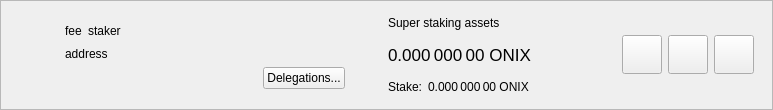
<?xml version="1.0" encoding="UTF-8"?>
<ui version="4.0">
 <class>SuperStakerItemWidget</class>
 <widget class="QWidget" name="SuperStakerItemWidget">
  <property name="geometry">
   <rect>
    <x>0</x>
    <y>0</y>
    <width>773</width>
    <height>110</height>
   </rect>
  </property>
  <property name="sizePolicy">
   <sizepolicy hsizetype="Preferred" vsizetype="Maximum">
    <horstretch>0</horstretch>
    <verstretch>0</verstretch>
   </sizepolicy>
  </property>
  <property name="windowTitle">
   <string>Form</string>
  </property>
  <layout class="QVBoxLayout" name="verticalLayout_2">
   <property name="spacing">
    <number>0</number>
   </property>
   <property name="leftMargin">
    <number>0</number>
   </property>
   <property name="topMargin">
    <number>0</number>
   </property>
   <property name="rightMargin">
    <number>0</number>
   </property>
   <property name="bottomMargin">
    <number>0</number>
   </property>
   <item>
    <widget class="QFrame" name="superStakerItemFrame">
     <property name="frameShape">
      <enum>QFrame::StyledPanel</enum>
     </property>
     <property name="frameShadow">
      <enum>QFrame::Raised</enum>
     </property>
     <layout class="QHBoxLayout" name="horizontalLayout">
      <property name="topMargin">
       <number>0</number>
      </property>
      <property name="bottomMargin">
       <number>0</number>
      </property>
      <item>
       <widget class="QLabel" name="superStakerLogo">
        <property name="sizePolicy">
         <sizepolicy hsizetype="Fixed" vsizetype="Fixed">
          <horstretch>0</horstretch>
          <verstretch>0</verstretch>
         </sizepolicy>
        </property>
        <property name="minimumSize">
         <size>
          <width>40</width>
          <height>40</height>
         </size>
        </property>
        <property name="alignment">
         <set>Qt::AlignCenter</set>
        </property>
       </widget>
      </item>
      <item>
       <widget class="QStackedWidget" name="stackedWidget">
        <property name="currentIndex">
         <number>0</number>
        </property>
        <widget class="QWidget" name="page">
         <layout class="QHBoxLayout" name="horizontalLayout_4">
          <item>
           <layout class="QHBoxLayout" name="horizontalLayout_3">
            <item>
             <layout class="QVBoxLayout" name="verticalLayout">
              <property name="rightMargin">
               <number>15</number>
              </property>
              <item>
               <spacer name="verticalSpacer_2">
                <property name="orientation">
                 <enum>Qt::Vertical</enum>
                </property>
                <property name="sizeHint" stdset="0">
                 <size>
                  <width>20</width>
                  <height>0</height>
                 </size>
                </property>
               </spacer>
              </item>
              <item alignment="Qt::AlignLeft">
               <widget class="QWidget" name="widgetSuperStaker" native="true">
                <property name="minimumSize">
                 <size>
                  <width>280</width>
                  <height>0</height>
                 </size>
                </property>
                <layout class="QHBoxLayout" name="horizontalLayout_2" stretch="0,0,1">
                 <property name="leftMargin">
                  <number>0</number>
                 </property>
                 <property name="topMargin">
                  <number>0</number>
                 </property>
                 <property name="rightMargin">
                  <number>0</number>
                 </property>
                 <property name="bottomMargin">
                  <number>0</number>
                 </property>
                 <item alignment="Qt::AlignLeft">
                  <widget class="QLabel" name="labelFee">
                   <property name="text">
                    <string>fee</string>
                   </property>
                   <property name="textInteractionFlags">
                    <set>Qt::LinksAccessibleByMouse|Qt::TextSelectableByMouse</set>
                   </property>
                  </widget>
                 </item>
                 <item alignment="Qt::AlignLeft">
                  <widget class="QLabel" name="labelStaker">
                   <property name="text">
                    <string>staker</string>
                   </property>
                   <property name="textInteractionFlags">
                    <set>Qt::LinksAccessibleByMouse|Qt::TextSelectableByMouse</set>
                   </property>
                  </widget>
                 </item>
                 <item>
                  <spacer name="horizontalSpacer">
                   <property name="orientation">
                    <enum>Qt::Horizontal</enum>
                   </property>
                   <property name="sizeType">
                    <enum>QSizePolicy::Minimum</enum>
                   </property>
                   <property name="sizeHint" stdset="0">
                    <size>
                     <width>0</width>
                     <height>20</height>
                    </size>
                   </property>
                  </spacer>
                 </item>
                </layout>
               </widget>
              </item>
              <item>
               <widget class="QLabel" name="labelAddress">
                <property name="text">
                 <string>address</string>
                </property>
                <property name="textInteractionFlags">
                 <set>Qt::LinksAccessibleByMouse|Qt::TextSelectableByMouse</set>
                </property>
               </widget>
              </item>
              <item alignment="Qt::AlignRight">
               <widget class="QPushButton" name="buttonDelegations">
                <property name="text">
                 <string>Delegations...</string>
                </property>
               </widget>
              </item>
              <item>
               <spacer name="verticalSpacer">
                <property name="orientation">
                 <enum>Qt::Vertical</enum>
                </property>
                <property name="sizeHint" stdset="0">
                 <size>
                  <width>20</width>
                  <height>0</height>
                 </size>
                </property>
               </spacer>
              </item>
             </layout>
            </item>
            <item>
             <widget class="QWidget" name="vLineAssets" native="true">
              <property name="sizePolicy">
               <sizepolicy hsizetype="Preferred" vsizetype="Preferred">
                <horstretch>0</horstretch>
                <verstretch>0</verstretch>
               </sizepolicy>
              </property>
              <property name="minimumSize">
               <size>
                <width>1</width>
                <height>0</height>
               </size>
              </property>
             </widget>
            </item>
            <item>
             <widget class="QWidget" name="widgetStakingAssets" native="true">
              <property name="sizePolicy">
               <sizepolicy hsizetype="Minimum" vsizetype="Preferred">
                <horstretch>0</horstretch>
                <verstretch>0</verstretch>
               </sizepolicy>
              </property>
              <layout class="QVBoxLayout" name="verticalLayout_3">
               <property name="leftMargin">
                <number>15</number>
               </property>
               <property name="topMargin">
                <number>0</number>
               </property>
               <property name="rightMargin">
                <number>15</number>
               </property>
               <property name="bottomMargin">
                <number>0</number>
               </property>
               <item>
                <widget class="QLabel" name="labelAssetsText">
                 <property name="text">
                  <string>Super staking assets</string>
                 </property>
                 <property name="alignment">
                  <set>Qt::AlignLeading|Qt::AlignLeft|Qt::AlignVCenter</set>
                 </property>
                </widget>
               </item>
               <item>
                <widget class="QLabel" name="labelAssets">
                 <property name="font">
                  <font>
                   <pointsize>13</pointsize>
                  </font>
                 </property>
                 <property name="cursor">
                  <cursorShape>IBeamCursor</cursorShape>
                 </property>
                 <property name="toolTip">
                  <string>Your current spendable balance</string>
                 </property>
                 <property name="text">
                  <string notr="true">0.000 000 00 ONIX</string>
                 </property>
                 <property name="alignment">
                  <set>Qt::AlignLeading|Qt::AlignLeft|Qt::AlignVCenter</set>
                 </property>
                 <property name="textInteractionFlags">
                  <set>Qt::LinksAccessibleByMouse|Qt::TextSelectableByMouse</set>
                 </property>
                </widget>
               </item>
               <item>
                <layout class="QHBoxLayout" name="horizontalLayout_6">
                 <property name="spacing">
                  <number>6</number>
                 </property>
                 <item>
                  <widget class="QLabel" name="labelStakeText">
                   <property name="sizePolicy">
                    <sizepolicy hsizetype="Maximum" vsizetype="Preferred">
                     <horstretch>0</horstretch>
                     <verstretch>0</verstretch>
                    </sizepolicy>
                   </property>
                   <property name="text">
                    <string>Stake:</string>
                   </property>
                   <property name="alignment">
                    <set>Qt::AlignLeading|Qt::AlignLeft|Qt::AlignVCenter</set>
                   </property>
                  </widget>
                 </item>
                 <item>
                  <widget class="QLabel" name="labelStake">
                   <property name="text">
                    <string>0.000 000 00 ONIX</string>
                   </property>
                   <property name="alignment">
                    <set>Qt::AlignLeading|Qt::AlignLeft|Qt::AlignVCenter</set>
                   </property>
                   <property name="textInteractionFlags">
                    <set>Qt::LinksAccessibleByMouse|Qt::TextSelectableByMouse</set>
                   </property>
                  </widget>
                 </item>
                 <item>
                  <spacer name="horizontalSpacer_4">
                   <property name="orientation">
                    <enum>Qt::Horizontal</enum>
                   </property>
                   <property name="sizeType">
                    <enum>QSizePolicy::Minimum</enum>
                   </property>
                   <property name="sizeHint" stdset="0">
                    <size>
                     <width>0</width>
                     <height>0</height>
                    </size>
                   </property>
                  </spacer>
                 </item>
                </layout>
               </item>
              </layout>
             </widget>
            </item>
            <item>
             <spacer name="horizontalSpacer_2">
              <property name="orientation">
               <enum>Qt::Horizontal</enum>
              </property>
              <property name="sizeHint" stdset="0">
               <size>
                <width>0</width>
                <height>20</height>
               </size>
              </property>
             </spacer>
            </item>
            <item>
             <widget class="QToolButton" name="buttonConfig">
              <property name="text">
               <string/>
              </property>
              <property name="iconSize">
               <size>
                <width>32</width>
                <height>32</height>
               </size>
              </property>
             </widget>
            </item>
            <item>
             <widget class="QToolButton" name="buttonSplit">
              <property name="text">
               <string/>
              </property>
              <property name="iconSize">
               <size>
                <width>32</width>
                <height>32</height>
               </size>
              </property>
             </widget>
            </item>
            <item>
             <widget class="QToolButton" name="buttonRemove">
              <property name="text">
               <string/>
              </property>
              <property name="iconSize">
               <size>
                <width>32</width>
                <height>32</height>
               </size>
              </property>
             </widget>
            </item>
           </layout>
          </item>
         </layout>
        </widget>
        <widget class="QWidget" name="page_2">
         <layout class="QHBoxLayout" name="horizontalLayout_5">
          <item>
           <widget class="QLabel" name="labelNewSuperStaker">
            <property name="text">
             <string>Add new super stakers</string>
            </property>
           </widget>
          </item>
          <item>
           <spacer name="horizontalSpacer_3">
            <property name="orientation">
             <enum>Qt::Horizontal</enum>
            </property>
            <property name="sizeHint" stdset="0">
             <size>
              <width>408</width>
              <height>20</height>
             </size>
            </property>
           </spacer>
          </item>
          <item>
           <widget class="QToolButton" name="buttonRestore">
            <property name="text">
             <string/>
            </property>
            <property name="iconSize">
             <size>
              <width>32</width>
              <height>32</height>
             </size>
            </property>
           </widget>
          </item>
          <item>
           <widget class="QToolButton" name="buttonAdd">
            <property name="text">
             <string/>
            </property>
            <property name="iconSize">
             <size>
              <width>32</width>
              <height>32</height>
             </size>
            </property>
           </widget>
          </item>
         </layout>
        </widget>
       </widget>
      </item>
     </layout>
    </widget>
   </item>
  </layout>
 </widget>
 <resources/>
 <connections/>
</ui>
